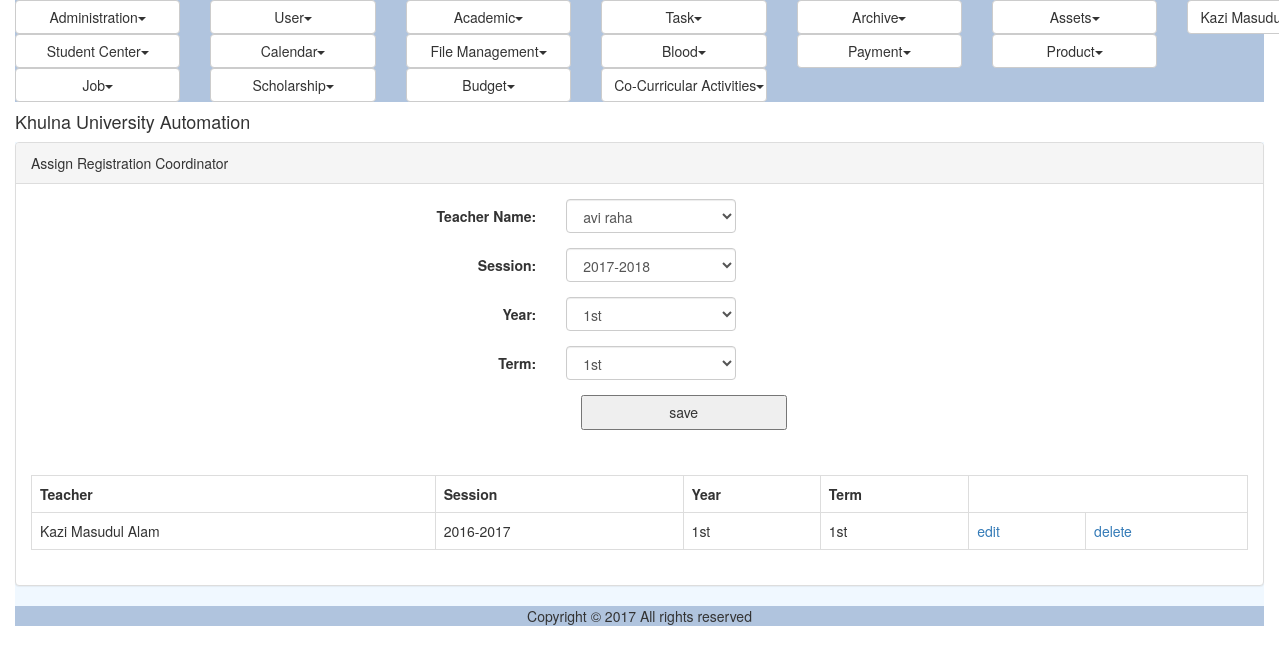
The app's page /course_teacher_registration.php (signed in) with its own data.
### tables this page shows
CREATE TABLE IF NOT EXISTS `reg_registration_session` (
  `ID` varchar(40) NOT NULL,
  `Name` varchar(30) NOT NULL,
  PRIMARY KEY (`ID`)
);

CREATE TABLE IF NOT EXISTS `reg_year` (
  `ID` varchar(40) NOT NULL,
  `Name` varchar(20) NOT NULL,
  PRIMARY KEY (`ID`)
);

CREATE TABLE IF NOT EXISTS `reg_term` (
  `ID` varchar(40) NOT NULL,
  `Name` varchar(20) NOT NULL,
  PRIMARY KEY (`ID`)
);

### modules/registration/ui/view.course_teacher_registration.inc (the view, shortened to what the rows shown need)
<?php
include_once 'blade/view.course_teacher_registration.blade.inc';
include_once COMMON.'class.common.inc';
include_once COMMON.'class.common.course.inc';
?>
<div class="panel panel-default">
<div class="panel-body">
<table class="table table-bordered">
		<?php
		$Result = $_CourseTeacherRegistrationBAO->getAllCourseTeacherRegistrations();
		if($Result->getIsSuccess()){
			$CourseTeacherRegistrations = $Result->getResultObject();
			?>
			<tr>
				<th>Teacher</th>
				<th>Session</th>
				<th>Year</th>
				<th>Term</th>
			</tr>
			<?php
			for($i = 0; $i < sizeof($CourseTeacherRegistrations); $i++) {
				$CourseTeacherRegistration = $CourseTeacherRegistrations[$i];
				?>
				<tr>
					<td><?php echo $CourseTeacherRegistration->getTeacherID(); ?></td>
					<td><?php echo $CourseTeacherRegistration->getSessionID(); ?></td>
					<td><?php echo $CourseTeacherRegistration->getYearID(); ?></td>
					<td><?php echo $CourseTeacherRegistration->getTermID(); ?></td>
					<td><a href="?edit=<?php echo $CourseTeacherRegistration->getID(); ?>" onclick="return confirm('sure to edit !'); " >edit</a></td>
					<td><a href="?del=<?php echo $CourseTeacherRegistration->getID(); ?>" onclick="return confirm('sure to delete !'); " >delete</a></td>
				</tr>
				<?php
			}
		}
		else{
		echo $Result->getResultObject();
	}
	?>
</table>
</div>
</div>

### records on screen
reg_registration_session: Name "2016-2017"
reg_year: Name "1st"
reg_term: Name "1st"

### other values on screen
$globalMenu[$i]->getTitle() "Administration User Academic Task Archive Assets Student Center Calendar File Management Blood Payment Product Job Scholarship Budget Co-Curricular Activities"
$CurrentUser->getFullName() "Kazi…"
$CourseTeacherRegistration->getTeacherID() "Kazi Masudul Alam"
form field teacherid "avi raha"
form field session "2017-2018"
form field yearid "1st"
form field termid "1st"
